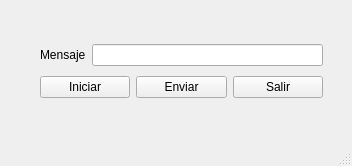
<?xml version="1.0" encoding="UTF-8"?>
<ui version="4.0">
 <class>MainWindow</class>
 <widget class="QMainWindow" name="MainWindow">
  <property name="geometry">
   <rect>
    <x>0</x>
    <y>0</y>
    <width>352</width>
    <height>166</height>
   </rect>
  </property>
  <property name="windowTitle">
   <string>MainWindow</string>
  </property>
  <widget class="QWidget" name="centralwidget">
   <widget class="QWidget" name="">
    <property name="geometry">
     <rect>
      <x>40</x>
      <y>40</y>
      <width>283</width>
      <height>62</height>
     </rect>
    </property>
    <layout class="QVBoxLayout" name="verticalLayout">
     <item>
      <layout class="QHBoxLayout" name="horizontalLayout">
       <item>
        <widget class="QLabel" name="label">
         <property name="text">
          <string>Mensaje</string>
         </property>
        </widget>
       </item>
       <item>
        <widget class="QLineEdit" name="mensaje"/>
       </item>
      </layout>
     </item>
     <item>
      <layout class="QHBoxLayout" name="horizontalLayout_2">
       <item>
        <widget class="QPushButton" name="botonIniciar">
         <property name="text">
          <string>Iniciar</string>
         </property>
        </widget>
       </item>
       <item>
        <widget class="QPushButton" name="botonEnviar">
         <property name="text">
          <string>Enviar</string>
         </property>
        </widget>
       </item>
       <item>
        <widget class="QPushButton" name="botonSalir">
         <property name="text">
          <string>Salir</string>
         </property>
        </widget>
       </item>
      </layout>
     </item>
    </layout>
   </widget>
  </widget>
  <widget class="QStatusBar" name="statusbar"/>
 </widget>
 <resources/>
 <connections/>
</ui>
